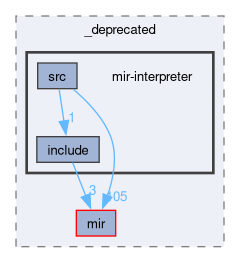
#> input picture dir_06e5fe31b5b5aa4921aff160f631501b_dep.png, 240 x 263 px, given as the content of the folder img_files, which was not available
$ python preprocess_images_numpy.py   (older library calls are emulated)
#> lines starting #> are read from the running program, lines starting #| are printed output that depends on the picture
# Copyright (c) 2023 Samsung Electronics Co., Ltd. All Rights Reserved
#
# Licensed under the Apache License, Version 2.0 (the "License");
# you may not use this file except in compliance with the License.
# You may obtain a copy of the License at
#
#    http://www.apache.org/licenses/LICENSE-2.0
#
# Unless required by applicable law or agreed to in writing, software
# distributed under the License is distributed on an "AS IS" BASIS,
# WITHOUT WARRANTIES OR CONDITIONS OF ANY KIND, either express or implied.
# See the License for the specific language governing permissions and
# limitations under the License.

import os, shutil, PIL.Image, numpy as np

input_dir = 'img_files'
output_dir = 'numpy_files'
list_file = 'datalist_numpy.txt'

if os.path.exists(output_dir):
    shutil.rmtree(output_dir, ignore_errors=True)
os.makedirs(output_dir)

for (root, _, files) in os.walk(input_dir):
    datalist = open(list_file, 'w')
    for f in files:
        with PIL.Image.open(root + '/' + f) as image:
            # To handle ANTIALIAS deprecation
#> image is the input picture: PIL image 240x263 RGBA; mean R, G, B, A 167.8, 170.8, 177.7, 195
            ANTIALIAS = PIL.Image.Resampling.LANCZOS if hasattr(
                PIL.Image, "Resampling") else PIL.Image.ANTIALIAS

            # To save in numpy format
            img = np.array(image.resize((299, 299), ANTIALIAS)).astype(np.float32)
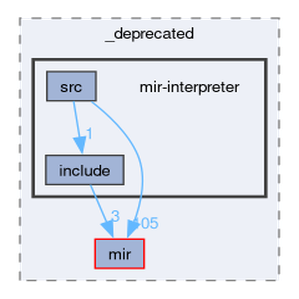
#> img: shape (299, 299, 4) float32; mean R, G, B, A 170.8, 173.7, 180.5, 195.1; transparent parts drawn white
            img = ((img / 255) - 0.5) * 2.0
            output_file = output_dir + '/' + f.replace('jpg', 'npy')
            np.save('./' + output_file, img)
            datalist.writelines(os.path.abspath(output_file) + '\n')
    datalist.close()

$ run again, on dir_0cb5e42d003bc6cdc12836d3218aa82b_dep.png
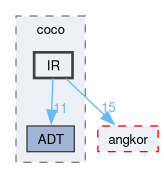
#> input picture dir_0cb5e42d003bc6cdc12836d3218aa82b_dep.png, 164 x 178 px, given as the content of the folder img_files, which was not available
#> image is the input picture: PIL image 164x178 RGBA; mean R, G, B, A 88.6, 90.1, 94.7, 105.4
#> `img = np.array(image.resize((299, 299), ANTIALIAS)).astype(np.float32)`:
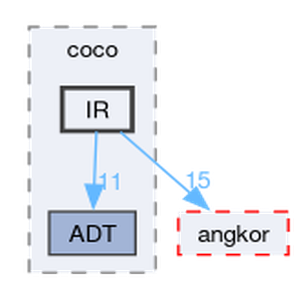
#> img: shape (299, 299, 4) float32; mean R, G, B, A 94.1, 95.1, 99.9, 105.4; transparent parts drawn white

$ run again, on dir_0d0bc7e21b05cfe25fbcf3c65877034b_dep.png
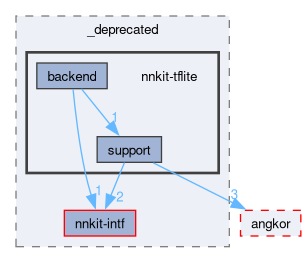
#> input picture dir_0d0bc7e21b05cfe25fbcf3c65877034b_dep.png, 306 x 263 px, given as the content of the folder img_files, which was not available
#> image is the input picture: PIL image 306x263 RGBA; mean R, G, B, A 138.2, 140.3, 146.6, 162.3
#> `img = np.array(image.resize((299, 299), ANTIALIAS)).astype(np.float32)`:
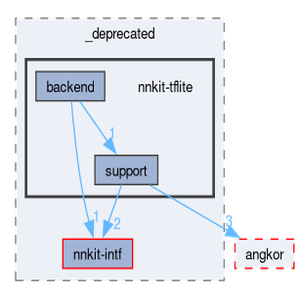
#> img: shape (299, 299, 4) float32; mean R, G, B, A 141.2, 142.9, 149.1, 162.3; transparent parts drawn white

$ run again, on dir_0d1ddf3d7a3fcfeb208a14a313d11da0_dep.png
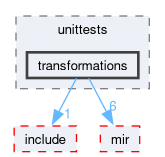
#> input picture dir_0d1ddf3d7a3fcfeb208a14a313d11da0_dep.png, 165 x 157 px, given as the content of the folder img_files, which was not available
#> image is the input picture: PIL image 165x157 RGBA; mean R, G, B, A 107.5, 107.2, 111.4, 126.3
#> `img = np.array(image.resize((299, 299), ANTIALIAS)).astype(np.float32)`:
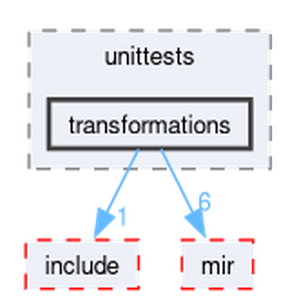
#> img: shape (299, 299, 4) float32; mean R, G, B, A 116, 114.4, 119.2, 126.4; transparent parts drawn white
